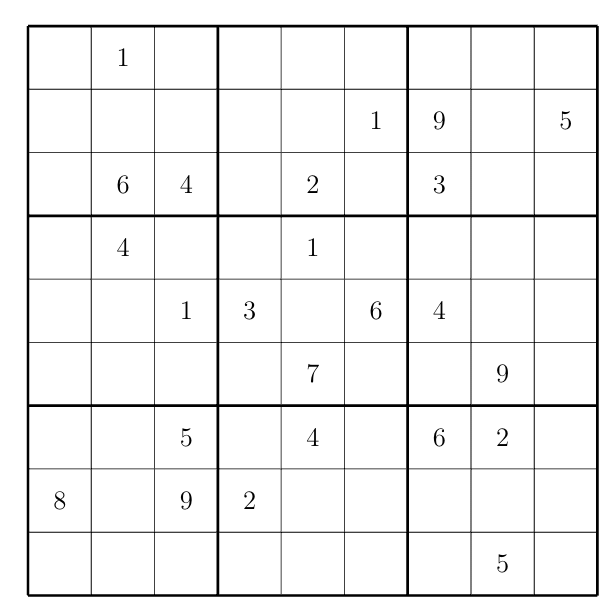
#> input picture sudoku.jpg, 614 x 614 px
$ python gradyanlar.py   (older library calls are emulated)
#> lines starting #> are read from the running program, lines starting #| are printed output that depends on the picture
import cv2
import matplotlib.pyplot as plt
import numpy as np

img = cv2.imread("sudoku.jpg")
#> img is the input picture: shape (614, 614, 3); min 0, max 255, mean 242
plt.figure()
plt.axis("off")
plt.imshow(img, cmap = "gray")
plt.title("Orijinal Resim")
plt.show()


#X gradyan
sobelx = cv2.Sobel(img, ddepth = cv2.CV_16S, dx = 1, dy = 0, ksize = 5)
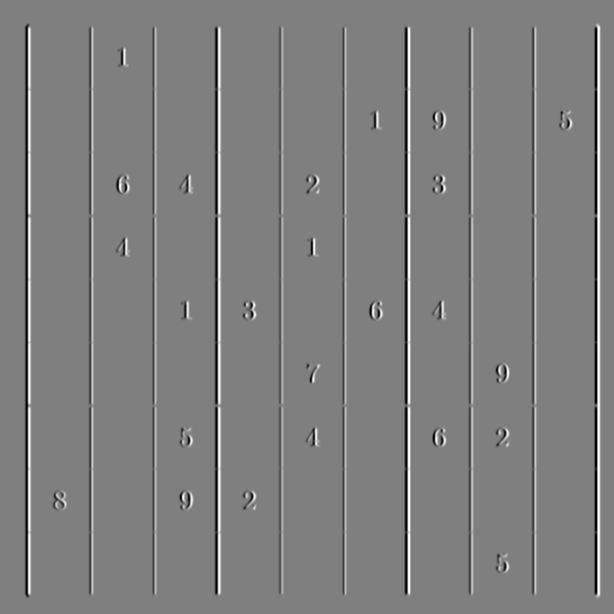
#> sobelx: shape (614, 614, 3) int16; min -12240, max 12240, mean 0; drawn with min black and max white
plt.figure()
plt.axis("off")
plt.imshow(sobelx, cmap = "gray")
plt.title("Sobel X Resmi")
plt.show()
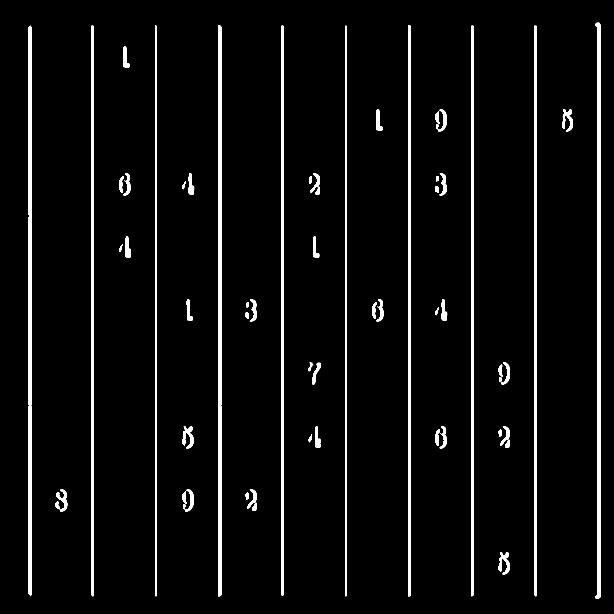
#> shown: shape (614, 614, 3); min 0, max 255, mean 14.1


#Y gradyan
sobely = cv2.Sobel(img, ddepth = cv2.CV_16S, dx = 0, dy = 1, ksize = 5)
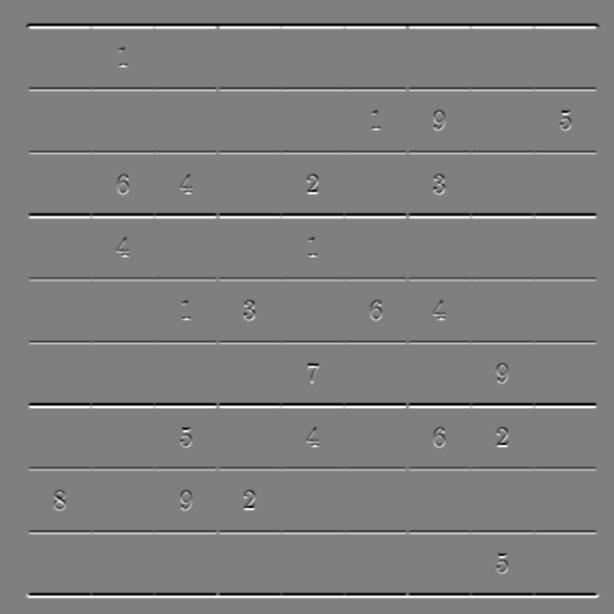
#> sobely: shape (614, 614, 3) int16; min -12240, max 12240, mean 0; drawn with min black and max white
plt.figure()
plt.axis("off")
plt.imshow(sobely, cmap = "gray")
plt.title("Sobel Y Resmi")
plt.show()
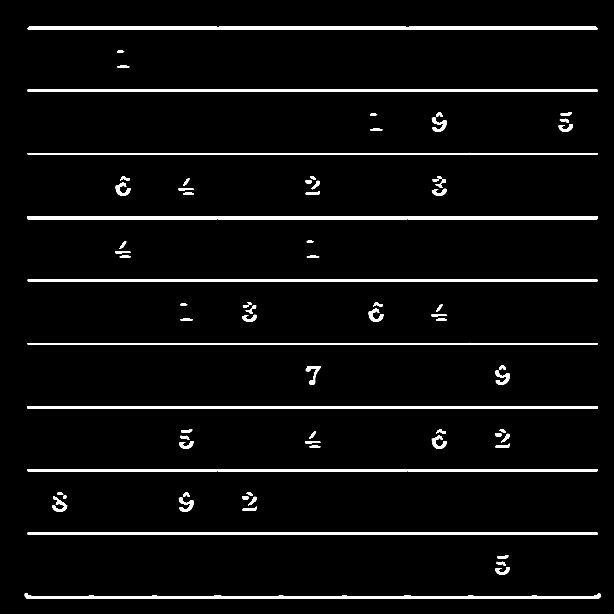
#> shown: shape (614, 614, 3); min 0, max 255, mean 13.5

#Lablacian gradyan
laplacian = cv2.Laplacian(img, ddepth = cv2.CV_16S)
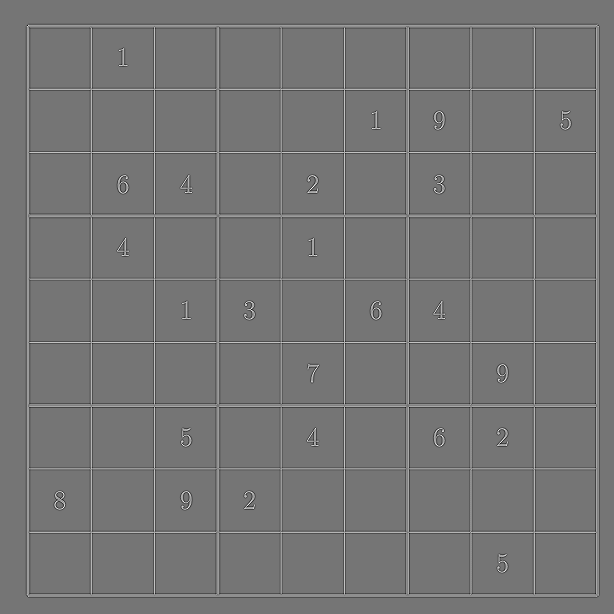
#> laplacian: shape (614, 614, 3) int16; min -575, max 676, mean 0; drawn with min black and max white
plt.figure()
plt.axis("off")
plt.imshow(laplacian, cmap = "gray")
plt.title("Laplacian Resmi")
plt.show()
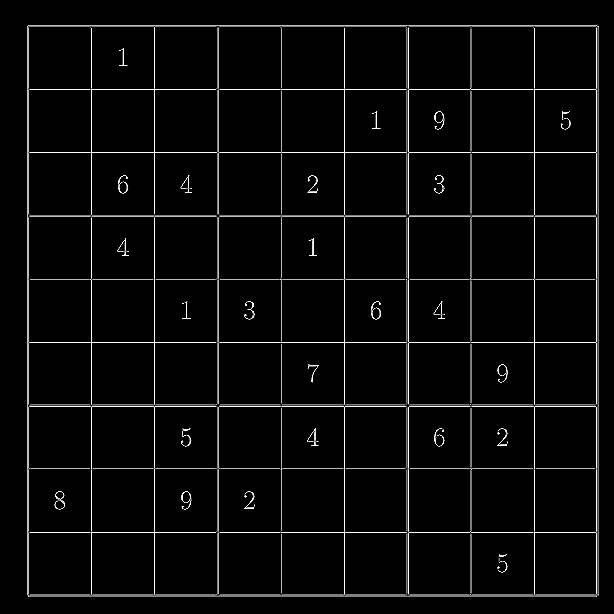
#> shown: shape (614, 614, 3); min 0, max 255, mean 9.5
